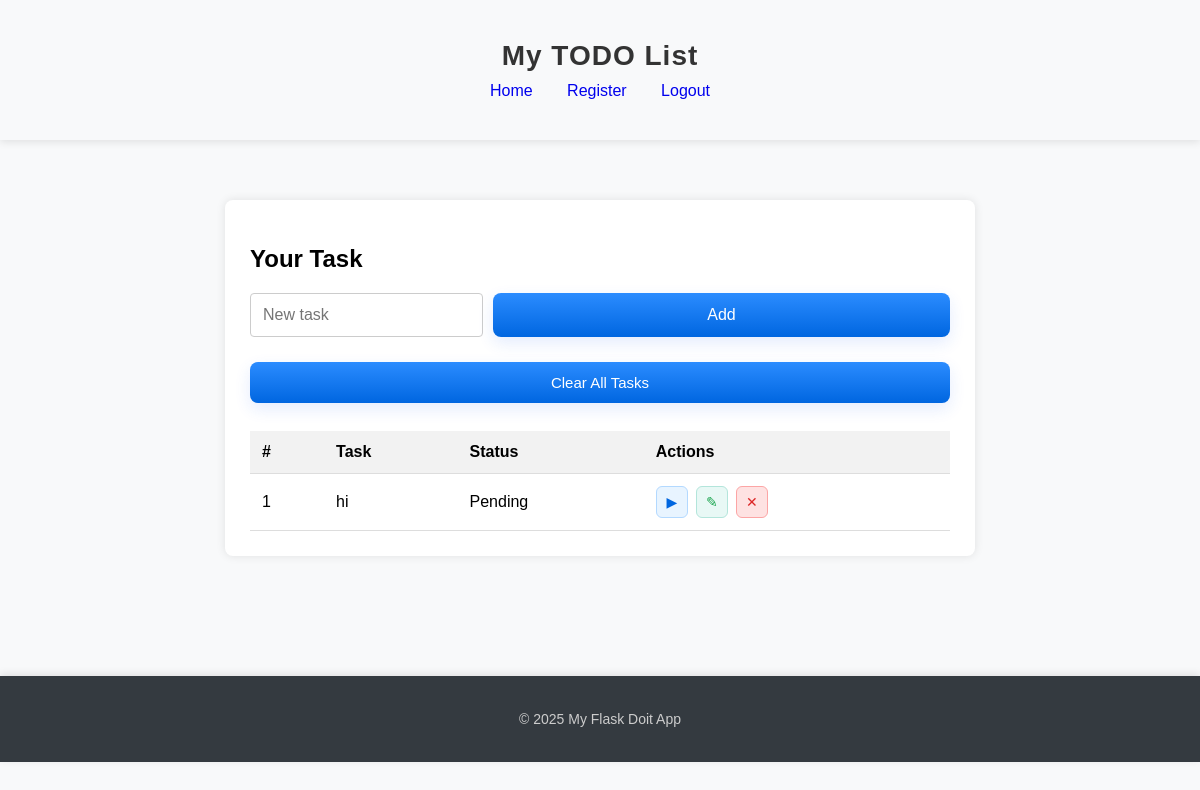
The page / (signed in) on the database as committed earlier.
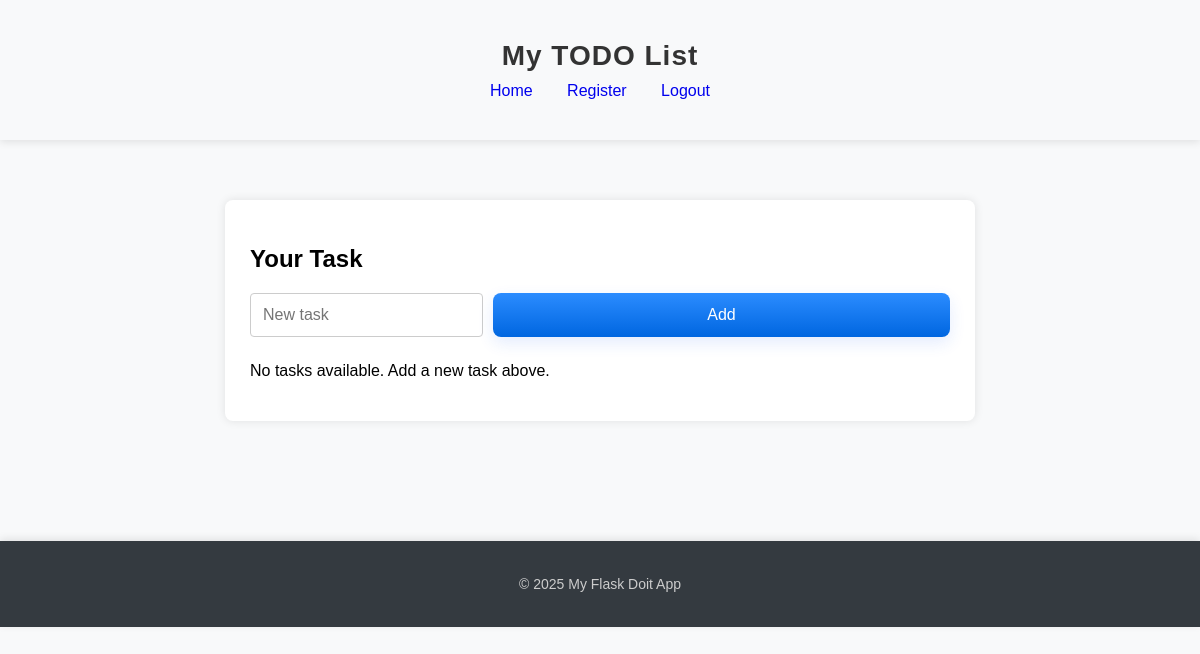
The same page on the database as committed later.
### app/models.py (models this page shows)
class Task(db.Model):
    id = db.Column(db.Integer, primary_key = True)
    title = db.Column(db.String(100), nullable = False)
    status = db.Column(db.String(20), default = "Pending")

### app/routes/tasks.py (the view)
@tasks_bp.route('/')
def view_tasks():
    if 'user' not in session:
        return redirect(url_for('auth.login'))
    tasks = Task.query.all()
    return render_template('tasks.html', tasks = tasks)

### app/templates/tasks.html (shortened to what this page needs)
{% extends "base.html" %}
{% block content %}
<div class="task-box">
    <h2>Your Task</h2>
    <form action="{{ url_for('tasks.add_task') }}" method="POST" class="task-form">
        <input type="text" name="title" placeholder="New task" required>
        <button type="submit" class="btn">Add</button>
    </form>
    {% if tasks %}
    <form action="{{ url_for('tasks.clear_all') }}" method="POST">
        <button type="submit" class="btn btn-clear">Clear All Tasks</button>
    </form>
    <br>
    <table class="task-table">
        <thead>
            <tr>
                <th>#</th>
                <th>Task</th>
                <th>Status</th>
                <th>Actions</th>
            </tr>
        </thead>
        <tbody>
            {% for task in tasks %}
            <tr>
                <td>{{ loop.index }}</td>
                <td>{{ task.title }}</td>
                <td>
                    <span class="badge badge-{{ task.status|lower }}">
                        {{ task.status }}
                    </span>
                </td>
                <td class="task-actions">
                    <form action="{{url_for('tasks.toggle_status', task_id=task.id)}}" method="POST" style="display:inline;">
                        <button type="submit" class="btn-action btn-next" title="Next Status">
                            ▶
                        </button>
                    </form>
                    <form action="{{url_for('tasks.update_task', task_id=task.id)}}" method="GET" style="display:inline;">
                        <button type="submit" class="btn-action btn-edit" title="Edit Task">
                            ✎
                        </button>
                    </form>
                    <form action="{{url_for('tasks.delete_task', task_id=task.id)}}" method="POST" style="display:inline;" onsubmit="return confirm('Are you sure?');">
                        <button type="submit" class="btn-action btn-delete" title="Delete Task">
                            ✕
                        </button>
                    </form>
                </td>
            </tr>
            {% endfor %}
        </tbody>
    </table>
    {% else %}
    <p>No tasks available. Add a new task above.</p>
    {% endif %}
</div>
{% endblock %}

Rows that differ between the two databases and show on the page:
removed Task: title "hi", status "Pending"
Other text that changed with them:
text no longer shown: "Clear All Tasks # Task Status Actions"
text now shown: "No tasks available. Add a new task above."
